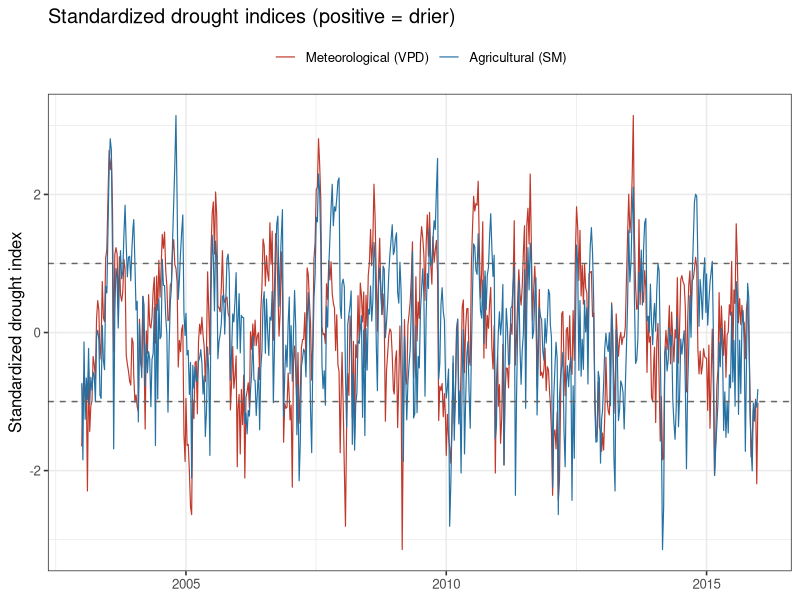
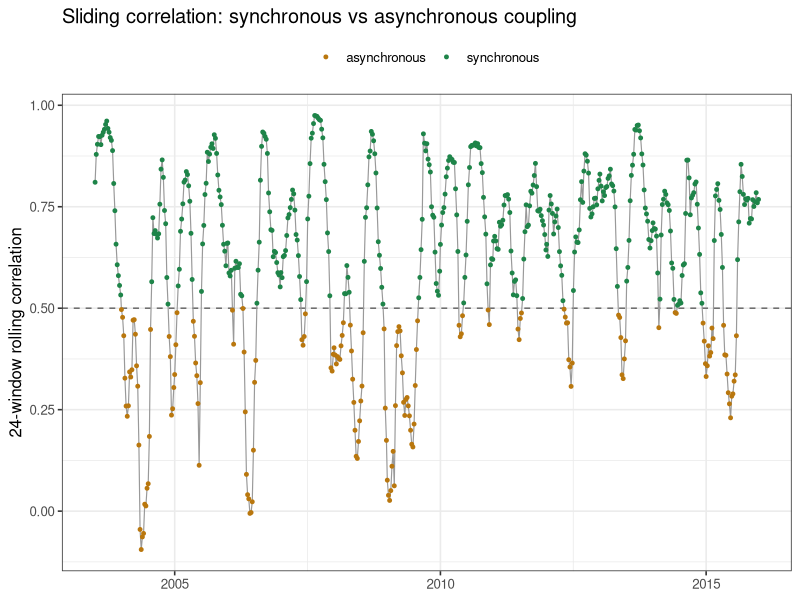
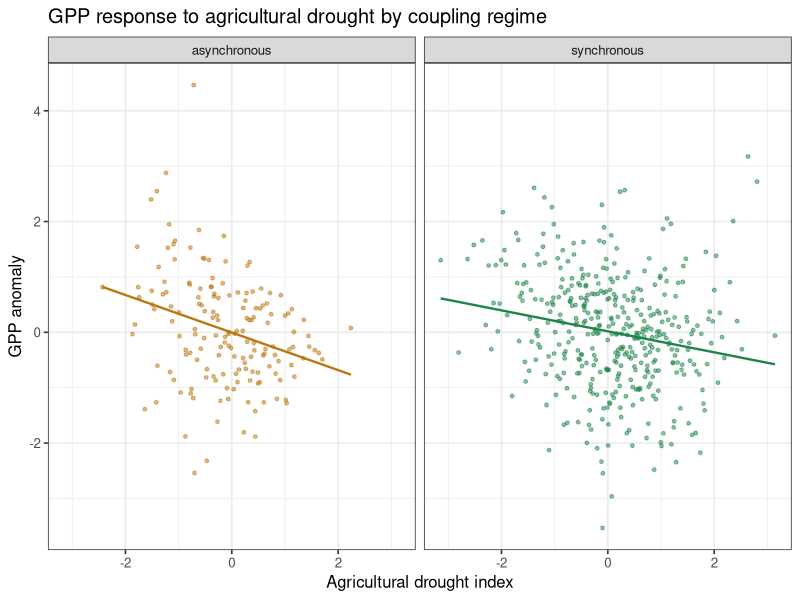

Reproduce these figures in R, in order.
suppressPackageStartupMessages({
  library(data.table)
  library(dplyr)
  library(magrittr)
  library(lubridate)
  library(ggplot2)
})

dir.create("figs", showWarnings = FALSE)
dir.create("results", showWarnings = FALSE)

# 先把两个 8 天的原始文件读进来，按日期合成一张表
era <- fread("ERA5L_TWSA.csv")
gpp <- fread("GPP_anomaly.csv")

era[, date := ymd(date)]
gpp[, date := ymd(date)]

dat <- merge(era[, .(date, VPD, SM1)], gpp[, .(date, GPP)], by = "date")
setorder(dat, date)

cat("merged rows:", nrow(dat), "from", format(min(dat$date)),
    "to", format(max(dat$date)), "\n")

# 标准化成干旱指数（按排名转成正态得分），不然 VPD 和 SM1 单位不一样没法比；
# 这里约定越大越干，SM1 越大其实越湿，所以给它加个负号
standardize <- function(x) {
  r <- rank(x, ties.method = "average")
  qnorm((r - 0.5) / length(x))
}

dat[, drought_met := standardize(VPD)]
dat[, drought_ag := -standardize(SM1)]

cat("cor(drought_met, drought_ag) =", round(cor(dat$drought_met, dat$drought_ag), 3), "\n")

# 连续超阈值的时段就算一次干旱事件，顺手把起点、持续、强度、烈度都算出来
extract_events <- function(data, col, thr) {
  e <- data.table(date = data$date, idx = data[[col]])
  e[, dry := idx > thr]
  e[, id := rleid(dry)]

  ev <- e[dry == TRUE, .(
    start = min(date),
    end = max(date),
    duration = .N,
    intensity = mean(idx),
    severity = sum(idx - thr)
  ), by = id]

  setorder(ev, start)
  ev[, id := NULL]
  ev
}

met_events <- extract_events(dat, "drought_met", 1)
ag_events <- extract_events(dat, "drought_ag", 1)

cat("\nmeteorological drought events:", nrow(met_events),
    " mean duration:", round(mean(met_events$duration), 1), "\n")
cat("agricultural  drought events:", nrow(ag_events),
    " mean duration:", round(mean(ag_events$duration), 1), "\n")

fwrite(met_events, "results/met_events.csv")
fwrite(ag_events, "results/ag_events.csv")

# 用半年窗口做滑动相关，24 期 x 8 天
window <- 24
roll_cor <- rep(NA_real_, nrow(dat))
for (end in seq(window, nrow(dat))) {
  roll_cor[end] <- cor(dat$drought_met[(end - window + 1):end], dat$drought_ag[(end - window + 1):end])
}
dat[, rolling_cor := roll_cor]

# 相关系数高就是“同步”，否则不同步；前 23 天还没攒够窗口是 NA，这里也留 NA
dat[, regime := fifelse(rolling_cor >= 0.5, "synchronous", "asynchronous")]

regime_share <- dat[!is.na(regime), .(n = .N), by = regime]
regime_share[, share := round(n / sum(n), 3)]
cat("\nsynchronous / asynchronous share:\n")
print(regime_share)

# 算 GPP 对干旱的响应，整体和分时段用同一套算法，省得重复抄
gpp_stats <- function(d) d %>% summarise(
  n = n(),
  r_ag = round(cor(GPP, drought_ag), 3),
  r_met = round(cor(GPP, drought_met), 3),
  slope = round(coef(lm(GPP ~ drought_ag))[2], 4),
  dry = round(mean(GPP[drought_ag > 1]), 3),
  wet = round(mean(GPP[drought_ag <= 1]), 3)
)

overall_stats <- dat %>% gpp_stats() %>% mutate(regime = "all")
regime_stats <- dat %>% filter(!is.na(regime)) %>% group_by(regime) %>% gpp_stats() %>% ungroup()

gpp_response <- bind_rows(overall_stats, regime_stats)
cat("\nGPP response by regime:\n")
print(gpp_response)
fwrite(gpp_response, "results/gpp_response.csv")

# 出图
theme_set(theme_bw(base_size = 12))

p1 <- dat[, .(date, drought_met, drought_ag)] %>%
  melt(id.vars = "date", variable.name = "name", value.name = "value") %>%
  ggplot(aes(date, value, color = name)) +
  geom_line(linewidth = 0.4) +
  geom_hline(yintercept = c(-1, 1), linetype = "dashed", color = "grey40") +
  scale_color_manual(values = c(drought_met = "#c0392b", drought_ag = "#2471a3"),
                     labels = c(drought_met = "Meteorological (VPD)", drought_ag = "Agricultural (SM)")) +
  labs(x = NULL, y = "Standardized drought index", color = NULL,
       title = "Standardized drought indices (positive = drier)") +
  theme(legend.position = "top")
ggsave("figs/drought_indices.png", p1, width = 9, height = 4, dpi = 150)

p2 <- dat[!is.na(rolling_cor)] %>%
  ggplot(aes(date, rolling_cor)) +
  geom_hline(yintercept = 0.5, linetype = "dashed", color = "grey40") +
  geom_line(color = "grey60", linewidth = 0.4) +
  geom_point(aes(color = regime), size = 1) +
  scale_color_manual(values = c(synchronous = "#1e8449", asynchronous = "#b9770e")) +
  labs(x = NULL, y = "24-window rolling correlation", color = NULL,
       title = "Sliding correlation: synchronous vs asynchronous coupling") +
  theme(legend.position = "top")
ggsave("figs/rolling_correlation.png", p2, width = 9, height = 4, dpi = 150)

p3 <- dat[!is.na(regime)] %>%
  ggplot(aes(drought_ag, GPP, color = regime)) +
  geom_point(alpha = 0.5, size = 1) +
  geom_smooth(method = "lm", se = FALSE, linewidth = 0.8) +
  facet_wrap(~ regime) +
  scale_color_manual(values = c(synchronous = "#1e8449", asynchronous = "#b9770e")) +
  labs(x = "Agricultural drought index", y = "GPP anomaly",
       title = "GPP response to agricultural drought by coupling regime") +
  theme(legend.position = "none")
ggsave("figs/gpp_response.png", p3, width = 9, height = 4, dpi = 150)

cat("\nfigures written to figs/ and tables to results/\n")
